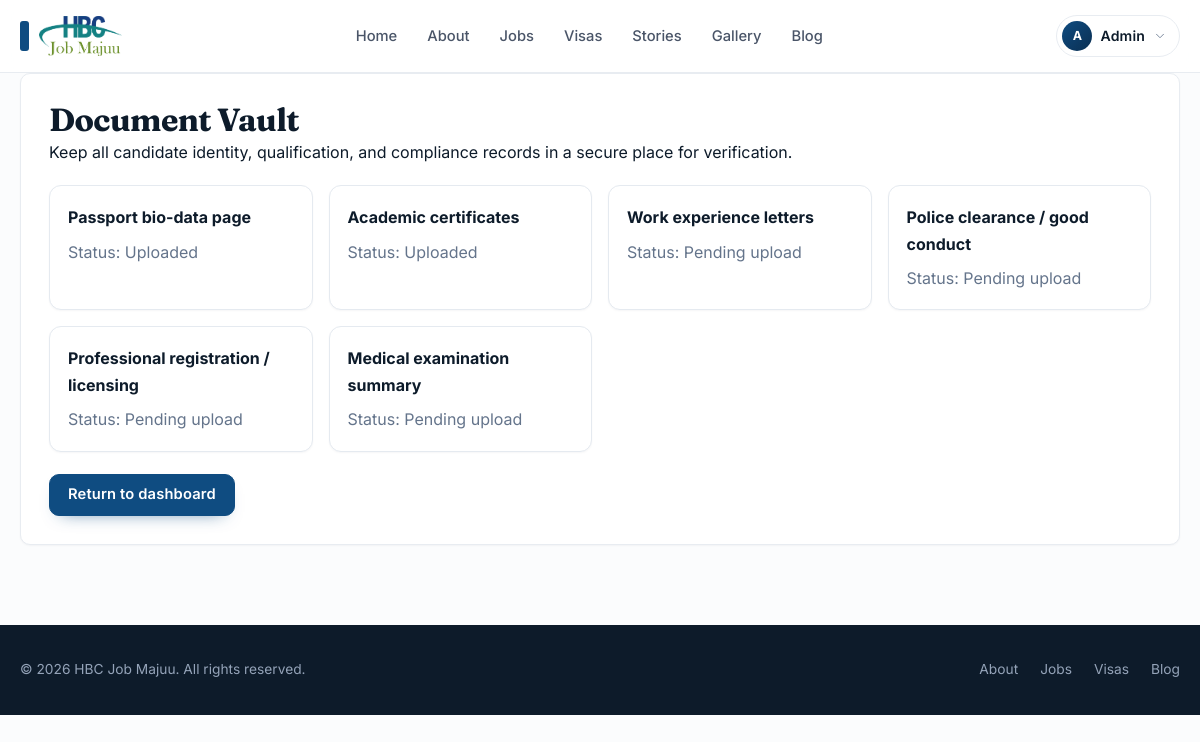
/document-vault/ (signed in), run on an earlier commit of the app's database.
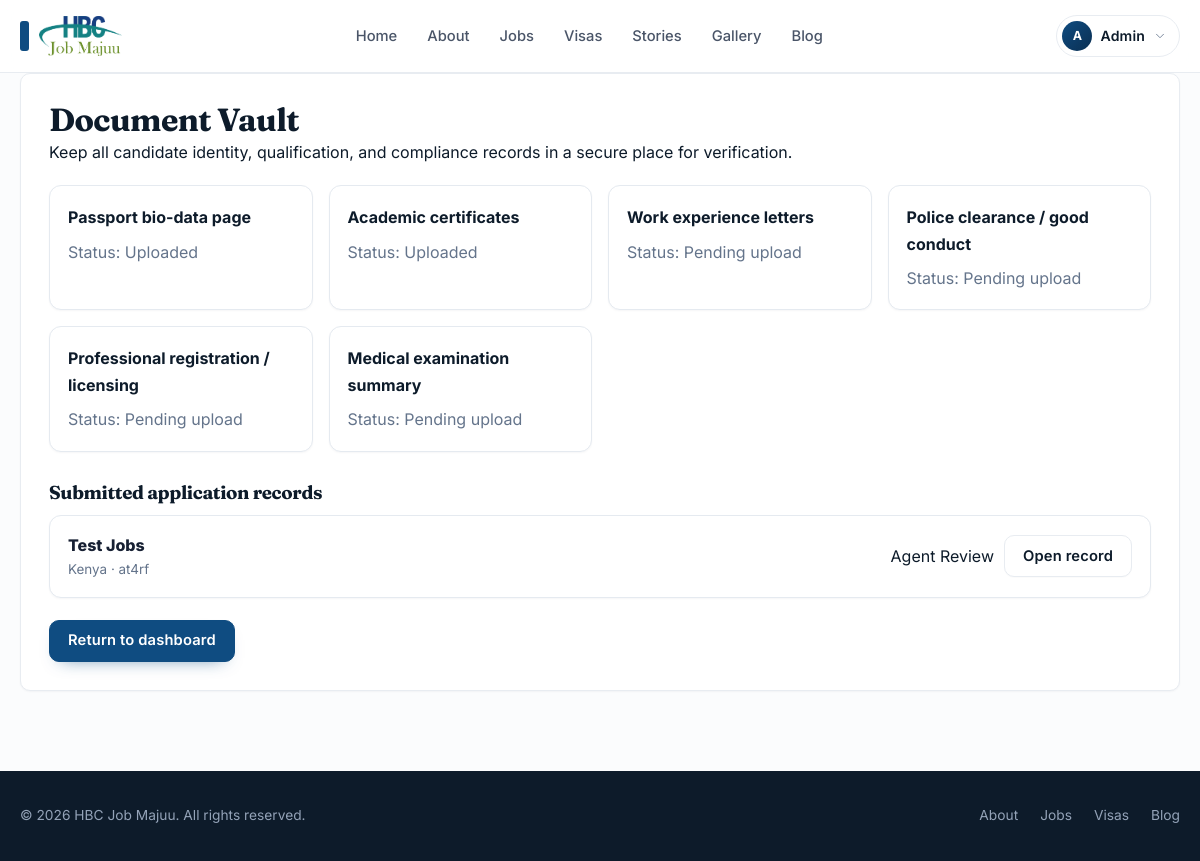
And on a later commit of the database.
### client/models.py (models this page shows, shortened)
class Application(models.Model):
    class ATSStage(models.TextChoices):
        SUBMITTED = "SUBMITTED", "Submitted"
        VETTING = "VETTING", "Document Verification"
        AGENT_REVIEW = "AGENT_REVIEW", "Agent Review"
        INTERVIEW = "INTERVIEW", "Interview"
        OFFER = "OFFER", "Offer Extended"
        VISA = "VISA", "Visa Processing"
        DEPLOYED = "DEPLOYED", "Deployed"
        REJECTED = "REJECTED", "Rejected"
    class VisaReadiness(models.TextChoices):
        NOT_STARTED = "NOT_STARTED", "Not started"
        PENDING = "PENDING", "Pending"
        READY = "READY", "Ready"
        UNDER_REVIEW = "UNDER_REVIEW", "Under review"
    class DocumentStatus(models.TextChoices):
        PENDING = "PENDING", "Pending"
        UPLOADED = "UPLOADED", "Uploaded"
        UNDER_REVIEW = "UNDER_REVIEW", "Under review"
        VERIFIED = "VERIFIED", "Verified"
    id = models.UUIDField(
        primary_key=True,
        default=uuid.uuid4,
        editable=False
    )
    candidate = models.ForeignKey(
        settings.AUTH_USER_MODEL,
        on_delete=models.CASCADE,
        related_name="applications"
    )
    job = models.ForeignKey(
        Job,
        on_delete=models.CASCADE,
        related_name="applications"
    )
    current_country = models.CharField(max_length=100, blank=True, default="")
    city = models.CharField(max_length=100, blank=True, default="")
    passport_number = models.CharField(max_length=50, blank=True, default="")
    years_of_experience = models.PositiveIntegerField(default=0)
    cover_letter = models.TextField(blank=True, default="")
    visa_readiness = models.CharField(
        max_length=30,
        choices=VisaReadiness.choices,
        default=VisaReadiness.PENDING,
    )
    document_status = models.CharField(
        max_length=30,
        choices=DocumentStatus.choices,
        default=DocumentStatus.PENDING,
    )
    admin_notes = models.TextField(blank=True, default="")
    ats_stage = models.CharField(
        max_length=50,
        choices=ATSStage.choices,
        default=ATSStage.SUBMITTED
    )
    tier_2_paid = models.BooleanField(default=False)
    tier_3_paid = models.BooleanField(default=False)
    assigned_agent = models.ForeignKey(
        settings.AUTH_USER_MODEL,
        on_delete=models.SET_NULL,
        null=True,
        blank=True,
        related_name="assigned_applications"
    )
    created_at = models.DateTimeField(auto_now_add=True)
    updated_at = models.DateTimeField(auto_now=True)
    class Meta:
        constraints = [
            models.UniqueConstraint(
                fields=["candidate", "job"],
                name="unique_candidate_job_application"
            )
        ]

class Job(models.Model):
    class Status(models.TextChoices):
        DRAFT = "DRAFT", "Draft"
        ACTIVE = "ACTIVE", "Active"
        FILLED = "FILLED", "Filled"
        CLOSED = "CLOSED", "Closed"
    class Visibility(models.TextChoices):
        PUBLIC = "PUBLIC", "Public"
        MEMBERS_ONLY = "MEMBERS_ONLY", "Members only"
    COUNTRY_FLAG_MAP = {
        "kenya": "🇰🇪",
        "uganda": "🇺🇬",
        "tanzania": "🇹🇿",
        "rwanda": "🇷🇼",
        "burundi": "🇧🇮",
        "ethiopia": "🇪🇹",
        "somalia": "🇸🇴",
        "south africa": "🇿🇦",
        "nigeria": "🇳🇬",
        "ghana": "🇬🇭",
        "cameroon": "🇨🇲",
        "zambia": "🇿🇲",
        "malawi": "🇲🇼",
        "mozambique": "🇲🇿",
        "egypt": "🇪🇬",
        "saudi arabia": "🇸🇦",
        "united arab emirates": "🇦🇪",
        "uae": "🇦🇪",
        "qatar": "🇶🇦",
        "oman": "🇴🇲",
        "bahrain": "🇧🇭",
        "kuwait": "🇰🇼",
        "jordan": "🇯🇴",
        "lebanon": "🇱🇧",
        "canada": "🇨🇦",
        "united states": "🇺🇸",
        "usa": "🇺🇸",
        "united kingdom": "🇬🇧",
        "uk": "🇬🇧",
        "germany": "🇩🇪",
        "france": "🇫🇷",
        "italy": "🇮🇹",
        "spain": "🇪🇸",
        "netherlands": "🇳🇱",
        "india": "🇮🇳",
        "pakistan": "🇵🇰",
        "sudan": "🇸🇩",
        "yemen": "🇾🇪",
        "oman": "🇴🇲",
    }
    id = models.UUIDField(
        primary_key=True,
        default=uuid.uuid4,
        editable=False
    )
    title = models.CharField(max_length=150)
    country = models.CharField(max_length=50)
    country_flag = models.CharField(max_length=20, blank=True, default="", help_text="Auto-generated flag for the country, such as 🇰🇪")
    sector = models.CharField(max_length=50)
    description_masked = models.TextField()
    description_full = models.TextField()
    salary_disclosed = models.BooleanField(default=False)
    salary_range = models.CharField(
        max_length=50,
        blank=True,
        null=True
    )
    tier_2_fee = models.DecimalField(
        max_digits=10,
        decimal_places=2,
        default=0.00
    )
    tier_3_fee = models.DecimalField(
        max_digits=10,
        decimal_places=2,
        default=0.00
    )
    status = models.CharField(
        max_length=20,
        choices=Status.choices,
        default=Status.ACTIVE
    )
    visibility = models.CharField(
        max_length=20,
        choices=Visibility.choices,
        default=Visibility.PUBLIC,
        help_text="Public jobs are visible to everyone; member-only jobs require membership access.",
    )
    image_url = models.URLField(max_length=500, blank=True, default="")
    cover_image = models.URLField(max_length=500, blank=True, default="", help_text="Optional cover image for the job card and detail page.")
    image_alt = models.CharField(max_length=150, blank=True, default="")
    created_at = models.DateTimeField(auto_now_add=True)
    updated_at = models.DateTimeField(auto_now=True)

### client/views.py (the view)
# urls.py: path("document-vault/", views.document_vault, name="document_vault"),
@login_required
def document_vault(request):
    applications = Application.objects.filter(candidate=request.user).select_related("job").order_by("-updated_at")
    required_docs = [
        "Passport bio-data page",
        "Academic certificates",
        "Work experience letters",
        "Police clearance / good conduct",
        "Professional registration / licensing",
        "Medical examination summary",
    ]
    context = {
        "title": "Document Vault",
        "required_docs": required_docs,
        "applications": applications,
        "application_count": applications.count(),
    }
    return render(request, "client/document_vault.html", context)

### client/templates/client/document_vault.html (shortened to what this page needs)
{% extends "base.html" %}
{% block content %}
<div class="card" style="padding:28px;">
    <h1 style="margin-top:0;">Document Vault</h1>
    <p>Keep all candidate identity, qualification, and compliance records in a secure place for verification.</p>
    <div class="row"
        style="display:grid;grid-template-columns:repeat(auto-fit,minmax(220px,1fr));gap:16px;margin-top:20px;">
        {% for item in required_docs %}
        <div class="card" style="padding:18px;border:1px solid #e5eaf0;border-radius:12px; background:#fff;">
            <strong>{{ item }}</strong>
            <p style="margin:8px 0 0; color:#64748b;">Status: {% if forloop.counter <= 2 %}Uploaded{% else %}Pending
                    upload{% endif %}</p>
        </div>
        {% endfor %}
    </div>
    {% if applications %}
    <div style="margin-top:30px;">
        <h3 style="margin-bottom:12px;">Submitted application records</h3>
        <div style="display:grid; gap:12px;">
            {% for app in applications %}
            <div class="card"
                style="padding:16px 18px; border:1px solid #e5eaf0; border-radius:12px; background:#fff; display:flex; justify-content:space-between; gap:12px; align-items:center; flex-wrap:wrap;">
                <div>
                    <div style="font-weight:800; color:#172033;">{{ app.job.title }}</div>
                    <div style="font-size:0.84rem; color:#64748b;">{{ app.current_country|default:'Country pending' }} ·
                        {{ app.passport_number|default:'Passport pending' }}</div>
                </div>
                <div style="display:flex; gap:10px; flex-wrap:wrap; align-items:center;">
                    <span class="pill pill-{{ app.ats_stage|lower }}">{{ app.get_ats_stage_display }}</span>
                    <a href="{% url 'client:application_detail' app.id %}" class="btn btn-secondary">Open record</a>
                </div>
            </div>
            {% endfor %}
        </div>
    </div>
    {% endif %}
    <div style="margin-top:22px;">
        <a href="{% url 'client:dashboard' %}" class="btn btn-primary">Return to dashboard</a>
    </div>
</div>
{% endblock %}

What changed in the data, as far as the page shows it:
added Application: job "Test Jobs", current_country "Kenya", passport_number "at4rf", ats_stage "Agent Review"
Also different on the page:
text now shown: "Submitted application records"
